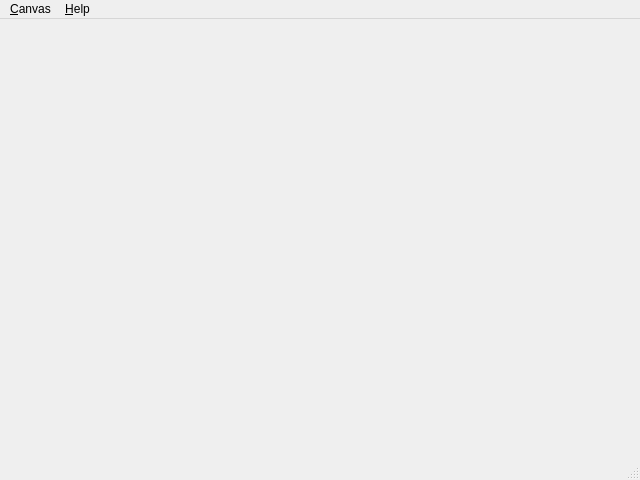
<?xml version="1.0" encoding="UTF-8"?>
<ui version="4.0">
 <class>MainWindow</class>
 <widget class="QMainWindow" name="MainWindow">
  <property name="geometry">
   <rect>
    <x>0</x>
    <y>0</y>
    <width>640</width>
    <height>480</height>
   </rect>
  </property>
  <widget class="QOsgViewer" name="centralWidget">
   <property name="mouseTracking">
    <bool>true</bool>
   </property>
   <property name="acceptDrops">
    <bool>true</bool>
   </property>
   <layout class="QHBoxLayout" name="horizontalLayout">
    <property name="spacing">
     <number>0</number>
    </property>
    <property name="margin">
     <number>1</number>
    </property>
   </layout>
  </widget>
  <widget class="QMenuBar" name="menuBar">
   <property name="geometry">
    <rect>
     <x>0</x>
     <y>0</y>
     <width>640</width>
     <height>21</height>
    </rect>
   </property>
   <property name="nativeMenuBar">
    <bool>true</bool>
   </property>
   <widget class="QMenu" name="canvasMenu">
    <property name="title">
     <string>&amp;Canvas</string>
    </property>
    <addaction name="cubeMappedHimmelAction"/>
    <addaction name="polarMappedHimmelAction"/>
    <addaction name="paraboloidMappedHimmelAction"/>
    <addaction name="sphereMappedHimmelAction"/>
    <addaction name="separator"/>
    <addaction name="proceduralHimmelAction"/>
    <addaction name="separator"/>
    <addaction name="insert3DObjectFromFileAction"/>
    <addaction name="clearSceneAction"/>
    <addaction name="separator"/>
    <addaction name="quitAction"/>
   </widget>
   <widget class="QMenu" name="helpMenu">
    <property name="title">
     <string>&amp;Help</string>
    </property>
    <addaction name="aboutAction"/>
   </widget>
   <addaction name="canvasMenu"/>
   <addaction name="helpMenu"/>
  </widget>
  <widget class="QStatusBar" name="statusBar"/>
  <action name="openAction">
   <property name="text">
    <string>&amp;Import...</string>
   </property>
   <property name="shortcut">
    <string>Ctrl+O</string>
   </property>
  </action>
  <action name="paintAction">
   <property name="checkable">
    <bool>true</bool>
   </property>
   <property name="text">
    <string>&amp;Paint</string>
   </property>
   <property name="shortcut">
    <string>B</string>
   </property>
  </action>
  <action name="panAction">
   <property name="checkable">
    <bool>true</bool>
   </property>
   <property name="text">
    <string>P&amp;an</string>
   </property>
   <property name="shortcut">
    <string>H</string>
   </property>
  </action>
  <action name="zoomInAction">
   <property name="checkable">
    <bool>true</bool>
   </property>
   <property name="text">
    <string>Zoom &amp;In</string>
   </property>
   <property name="shortcut">
    <string>Z</string>
   </property>
  </action>
  <action name="zoomOutAction">
   <property name="checkable">
    <bool>true</bool>
   </property>
   <property name="text">
    <string>Zoom &amp;Out</string>
   </property>
   <property name="shortcut">
    <string>Shift+Z</string>
   </property>
  </action>
  <action name="actualPixelsAction">
   <property name="text">
    <string>&amp;Actual Pixels</string>
   </property>
   <property name="shortcut">
    <string>Ctrl+0</string>
   </property>
  </action>
  <action name="aboutAction">
   <property name="text">
    <string>&amp;About...</string>
   </property>
  </action>
  <action name="preferencesAction">
   <property name="text">
    <string>&amp;Preferences...</string>
   </property>
  </action>
  <action name="quitAction">
   <property name="text">
    <string>&amp;Quit</string>
   </property>
   <property name="shortcut">
    <string>Ctrl+Q</string>
   </property>
  </action>
  <action name="actionAf">
   <property name="text">
    <string>af</string>
   </property>
  </action>
  <action name="loadLayoutAction">
   <property name="text">
    <string>&amp;Load Layout...</string>
   </property>
  </action>
  <action name="saveCurrentLayoutAction">
   <property name="text">
    <string>&amp;Save Current Layout</string>
   </property>
  </action>
  <action name="saveCurrentLayoutAsAction">
   <property name="text">
    <string>Save Current Layout &amp;As...</string>
   </property>
  </action>
  <action name="closeAction">
   <property name="enabled">
    <bool>false</bool>
   </property>
   <property name="text">
    <string>&amp;Close</string>
   </property>
   <property name="shortcut">
    <string>Ctrl+W</string>
   </property>
  </action>
  <action name="exportAction">
   <property name="text">
    <string>&amp;Export...</string>
   </property>
   <property name="shortcut">
    <string>Ctrl+S</string>
   </property>
  </action>
  <action name="saveAction">
   <property name="text">
    <string>&amp;Save</string>
   </property>
   <property name="shortcut">
    <string>Ctrl+S</string>
   </property>
  </action>
  <action name="eraseAction">
   <property name="checkable">
    <bool>true</bool>
   </property>
   <property name="enabled">
    <bool>false</bool>
   </property>
   <property name="text">
    <string>&amp;Erase</string>
   </property>
   <property name="shortcut">
    <string>E</string>
   </property>
  </action>
  <action name="originalViewAction">
   <property name="checkable">
    <bool>true</bool>
   </property>
   <property name="text">
    <string>Show &amp;Original</string>
   </property>
   <property name="shortcut">
    <string>O</string>
   </property>
  </action>
  <action name="resultViewAction">
   <property name="checkable">
    <bool>true</bool>
   </property>
   <property name="checked">
    <bool>true</bool>
   </property>
   <property name="text">
    <string>Show &amp;Result || Debug</string>
   </property>
   <property name="shortcut">
    <string>R</string>
   </property>
  </action>
  <action name="inputViewAction">
   <property name="checkable">
    <bool>true</bool>
   </property>
   <property name="text">
    <string>Show &amp;Input Mask</string>
   </property>
   <property name="shortcut">
    <string>I</string>
   </property>
  </action>
  <action name="layerViewAction">
   <property name="checkable">
    <bool>true</bool>
   </property>
   <property name="enabled">
    <bool>false</bool>
   </property>
   <property name="text">
    <string>Show &amp;Supportive Layer</string>
   </property>
  </action>
  <action name="actionDf">
   <property name="text">
    <string>df</string>
   </property>
  </action>
  <action name="createNewBrushAction">
   <property name="text">
    <string>&amp;Create new Brush...</string>
   </property>
  </action>
  <action name="actionAsd">
   <property name="text">
    <string>asd</string>
   </property>
  </action>
  <action name="cubeMappedHimmelAction">
   <property name="checkable">
    <bool>true</bool>
   </property>
   <property name="text">
    <string>&amp;CubeMapped Himmel</string>
   </property>
   <property name="shortcut">
    <string>Ctrl+Shift+C</string>
   </property>
  </action>
  <action name="polarMappedHimmelAction">
   <property name="checkable">
    <bool>true</bool>
   </property>
   <property name="text">
    <string>&amp;PolarMapped Himmel</string>
   </property>
   <property name="shortcut">
    <string>Ctrl+Shift+P</string>
   </property>
  </action>
  <action name="proceduralHimmelAction">
   <property name="checkable">
    <bool>true</bool>
   </property>
   <property name="text">
    <string>&amp;Procedural Himmel</string>
   </property>
   <property name="shortcut">
    <string>Ctrl+Alt+P</string>
   </property>
  </action>
  <action name="insert3DObjectFromFileAction">
   <property name="text">
    <string>&amp;Insert 3D-Objects from File ...</string>
   </property>
   <property name="shortcut">
    <string>Ctrl+R</string>
   </property>
  </action>
  <action name="clearSceneAction">
   <property name="text">
    <string>Clea&amp;r Scene</string>
   </property>
   <property name="shortcut">
    <string>Ctrl+W</string>
   </property>
  </action>
  <action name="paraboloidMappedHimmelAction">
   <property name="checkable">
    <bool>true</bool>
   </property>
   <property name="text">
    <string>Para&amp;boloidMapped Himmel</string>
   </property>
   <property name="shortcut">
    <string>Ctrl+Shift+B</string>
   </property>
  </action>
  <action name="sphereMappedHimmelAction">
   <property name="text">
    <string>&amp;Sphere-Mapped Himmel</string>
   </property>
   <property name="shortcut">
    <string>Ctrl+Shift+S</string>
   </property>
  </action>
 </widget>
 <layoutdefault spacing="6" margin="11"/>
 <customwidgets>
  <customwidget>
   <class>QOsgViewer</class>
   <extends>QWidget</extends>
   <header>gui/qosgviewer.h</header>
   <container>1</container>
  </customwidget>
 </customwidgets>
 <resources/>
 <connections/>
</ui>
